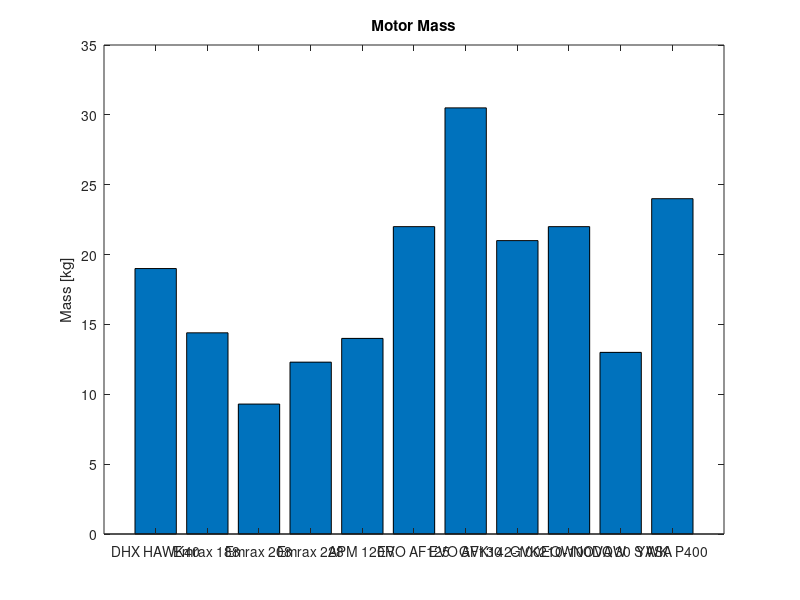

The MATLAB script that drew this image:
figure
names = {'DHX HAWK40', 'Emrax 188', 'Emrax 208', 'Emrax 228', 'APM 120R', 'EVO AF125', 'EVO AF130', ...
    'GVK142-100EQW', 'GVK210-100DQW', 'NOVA 30 S WK', 'YASA P400'};
gear_ratios = [3.5, 4.5, 5, 4, 5.5, 5.5, 2, 6, 5, 4.5, 4.5];
x = 1:length(gear_ratios);
accel_times = [4.439, 3.93, 4.023, 3.937, 3.934, 3.922, 3.937, 3.918, 3.946, 3.966, 3.943];
masses = [19, 14.4, 9.3, 12.3, 14, 22, 30.5, 21, 22, 13, 24];
% [hAx, d1, d2] = plotyy(x, [accel_times.', zeros(11, 1)], x, [zeros(11, 1), gear_ratios.'], @bar, @bar);
% set(hAx(2),'xtick',[]) 
% set(hAx(1), 'xticklabel', names);


% ylabel(hAx(2),'Optimal Gear Ratio');
% ylabel(hAx(1),'Best Accel Time [s]');
% ylim(hAx(1), [0, 6.5]);
% ylim(hAx(2), [0, 6.5]);
% legend([d1(1), d2(2)], 'Accel Time', 'Gear Ratio');
bar(masses);
title('Motor Mass');
xticklabels(names);
xtickangle(45)
ylabel('Mass [kg]')